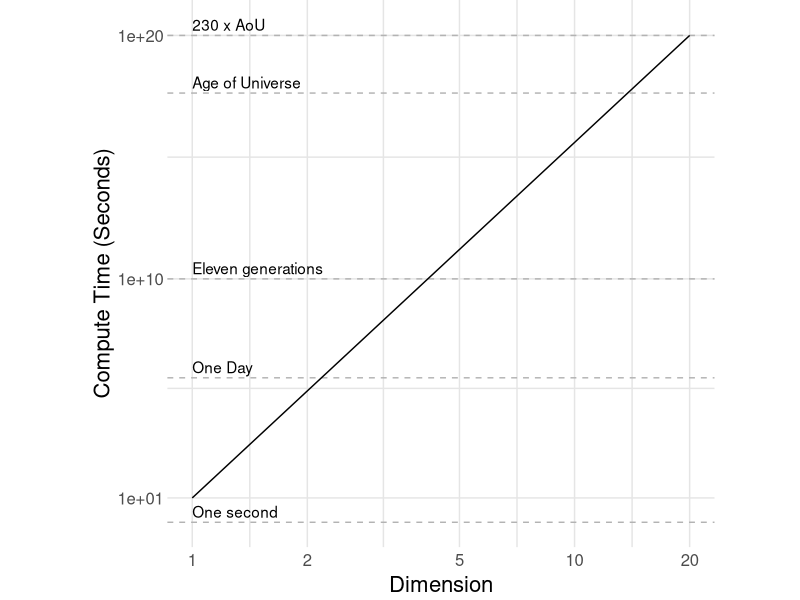
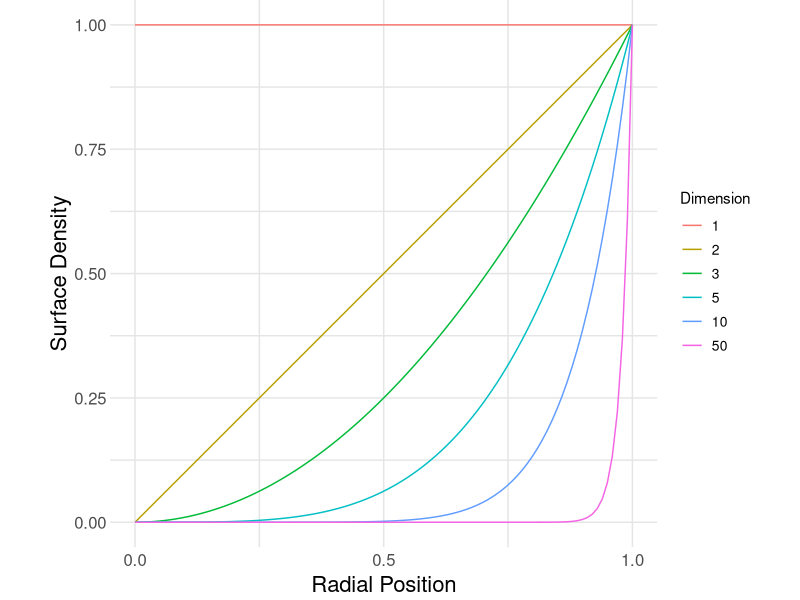
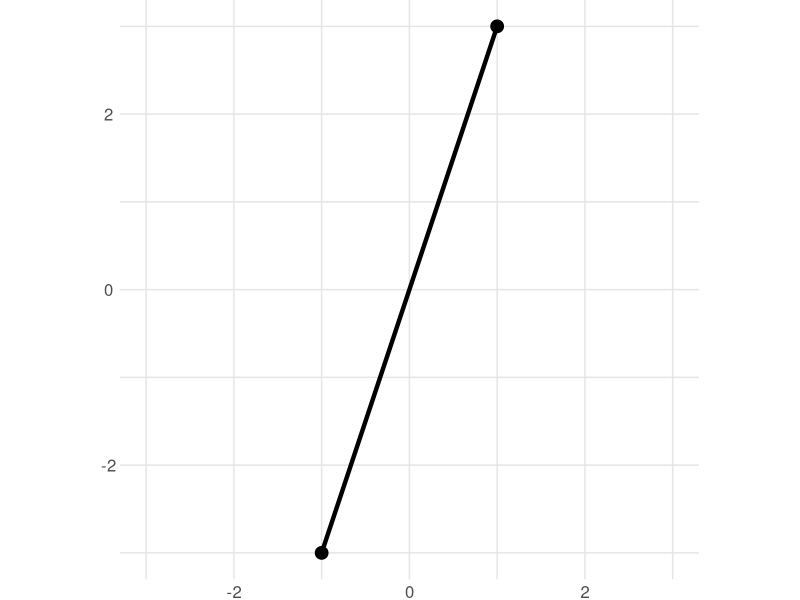
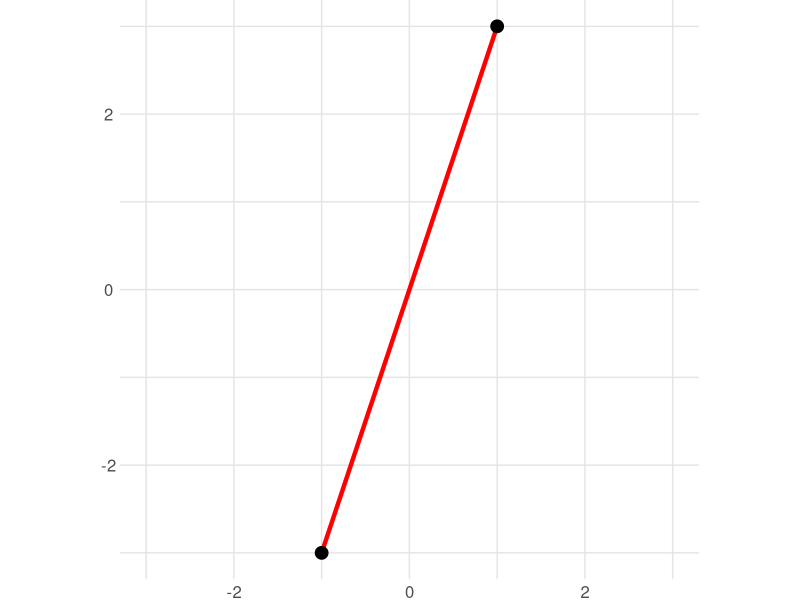
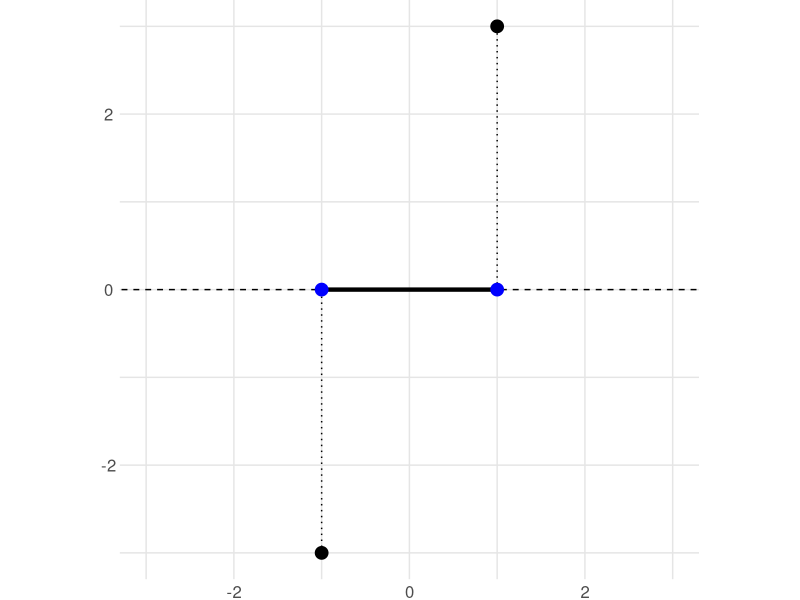
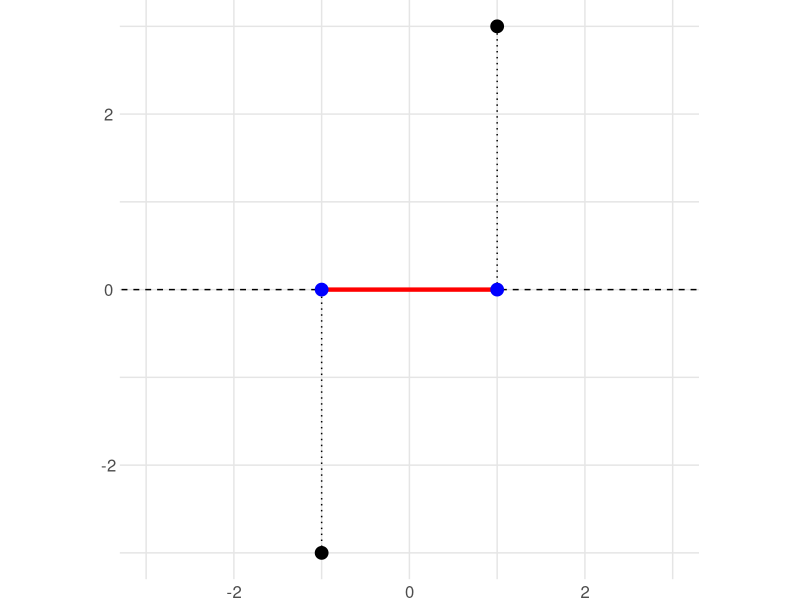
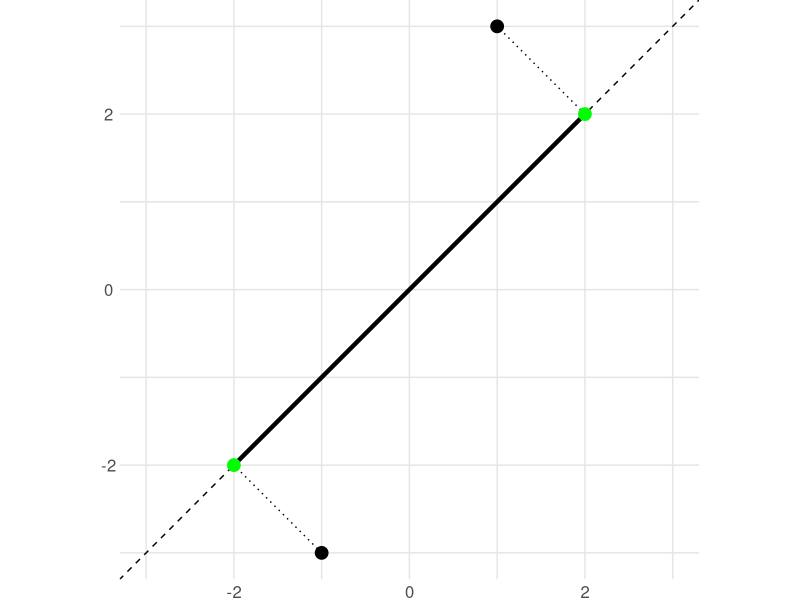
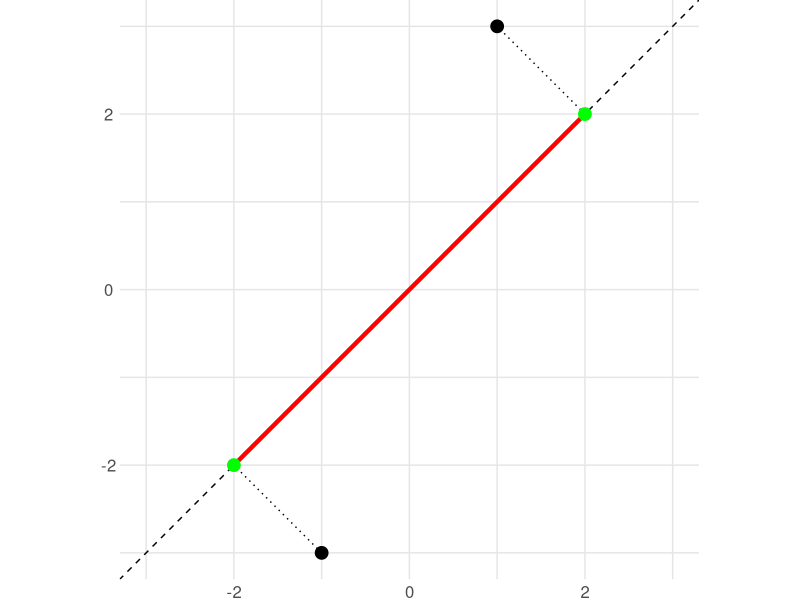

Here is the R script that generated these plots, in order:
## ---- chunk 1
library(tidyverse)

## Script parameters ---------------------------------------------------
ext <- ".eps"
asp_ratio <- 4 / 4
img_width <- 5
img_height <- img_width * asp_ratio

## Helper functions ----------------------------------------------------
base_breaks <- function(n = 10){
    function(x) {
        axisTicks(log10(range(x, na.rm = TRUE)), log = TRUE, n = n)
    }
}

## Custom save function
mysave <- function(name) {
    ggsave(
        filename = str_c("../slides/images/", name, ext),
        height = img_height,
        width = img_width,
        units = "in"
    )
}
## Common theme settings
theme_common <- function() {
  theme_minimal() %+replace%
  theme(
    axis.text.x = element_text(size = 12),
    axis.text.y = element_text(size = 12),
    axis.title.x = element_text(margin = margin(4, 4, 4, 4), size = 16),
    axis.title.y = element_text(margin = margin(4, 4, 4, 4), size = 16, angle = 90),

    aspect.ratio = 1 / 1,

    plot.margin   = unit(c(t = +0, b = +0, r = +0, l = +0), "cm"),
    panel.spacing = unit(c(t = +0, b = +0, r = +0, l = +0), "cm"),

    legend.text = element_text(size = 10),

    panel.grid.major = element_line(color = "grey90"),
    panel.grid.minor = element_line(color = "grey90")
  )
}
## ---- chunk 2
df_comment <-
    tribble(
        ~time, ~comment,
        1.0e+0,  "One second",
        8.6e+5,  "One Day",
        1.0e+10, "Eleven generations",
        4.3e+17, "Age of Universe",
        1.0e+20, "230 x AoU"
    )

df_dim <-
    tibble(dimension = c(1, 20)) %>%
    mutate(time = 10 ^ dimension)

df_dim %>%
    ggplot(aes(y = time)) +
    geom_hline(
        data = df_comment,
        aes(yintercept = time),
        linetype = 2,
        color = "grey70"
    ) +
    geom_text(
        data = df_comment,
        aes(x = 1, label = comment),
        nudge_y = 1.0,
        hjust = 0
    ) +
    geom_line(aes(x = dimension)) +
    scale_x_continuous(trans = scales::log_trans(), breaks = base_breaks()) +
    scale_y_continuous(
        trans = scales::log_trans(),
        breaks = c(1e1, 1e10, 1e20)
    ) +
    theme_common() +
    labs(
        x = "Dimension",
        y = "Compute Time (Seconds)"
    )

mysave("dimensionality")
## ---- chunk 3

## ---- chunk 4
dim_seq <- c(1, 2, 3, 5, 10, 50)
R_seq <- seq(0, 1, length = 100)

df_surf <-
    map_dfr(
        dim_seq,
        function(d) {tibble(
                         d = d,
                         rho = R_seq ^ (d - 1),
                         r = R_seq
                     )}
    )

df_surf %>%
    ggplot(aes(r, rho, color = as.factor(d))) +
    geom_line() +
    scale_x_continuous(breaks = c(0, 1/2, 1)) +
    scale_color_discrete(name = "Dimension") +
    theme_common() +
    labs(
        x = "Radial Position",
        y = "Surface Density"
    )

mysave("surface_density")
## ---- chunk 5
df_proj <-
    tribble(
        ~x, ~y, ~proj,
        +1, +3, 0L,
        +1, +0, 1L,
        +2, +2, 2L,
        -2, -2, 2L,
        -1, -0, 1L,
        -1, -3, 0L
    )

proj_col <-
    c(
        "0" = "black",
        "1" = "blue",
        "2" = "green"
    )
## ---- chunk 6
## Base plot
df_proj %>%
    filter(proj == 0) %>%
    ggplot(aes(x, y)) +
    geom_segment(
        aes(xend = lag(x), yend = lag(y)),
        size = 1.5,
        color = "black"
    ) +
    geom_point(aes(color = as.character(proj)), size = 4) +
    scale_x_continuous(
        limits = c(-3, +3)
    ) +
    scale_y_continuous(
        limits = c(-3, +3)
    ) +
    theme_common() +
    theme(legend.position = "none") +
    scale_color_manual(values = proj_col) +
    labs(
        x = NULL,
        y = NULL
    )

mysave("proj0")

## Alert version
df_proj %>%
    filter(proj == 0) %>%
    ggplot(aes(x, y)) +
    geom_segment(
        aes(xend = lag(x), yend = lag(y)),
        size = 1.5,
        color = "red"
    ) +
    geom_point(aes(color = as.character(proj)), size = 4) +
    scale_x_continuous(
        limits = c(-3, +3)
    ) +
    scale_y_continuous(
        limits = c(-3, +3)
    ) +
    theme_common() +
    theme(legend.position = "none") +
    scale_color_manual(values = proj_col) +
    labs(
        x = NULL,
        y = NULL
    )

mysave("proj0_alert")
## ---- chunk 7
## First projection
df_proj %>%
    filter(proj != 2) %>%
    ggplot(aes(x, y)) +
    geom_abline(slope = 0, intercept = 0, linetype = 2) +
    geom_segment(
        data = df_proj %>% filter(proj != 2, x > 0),
        mapping = aes(xend = lag(x), yend = lag(y)),
        linetype = 3
    ) +
    geom_segment(
        data = df_proj %>% filter(proj != 2, x < 0),
        mapping = aes(xend = lag(x), yend = lag(y)),
        linetype = 3
    ) +
    geom_segment(
        data = df_proj %>% filter(proj == 1),
        mapping = aes(xend = lag(x), yend = lag(y)),
        linetype = 1,
        size = 1.5
    ) +
    geom_point(aes(color = as.character(proj)), size = 4) +
    scale_x_continuous(
        limits = c(-3, +3)
    ) +
    scale_y_continuous(
        limits = c(-3, +3)
    ) +
    theme_common() +
    theme(legend.position = "none") +
    scale_color_manual(values = proj_col) +
    labs(
        x = NULL,
        y = NULL
    )

mysave("proj1")

## Alert version
df_proj %>%
    filter(proj != 2) %>%
    ggplot(aes(x, y)) +
    geom_abline(slope = 0, intercept = 0, linetype = 2) +
    geom_segment(
        data = df_proj %>% filter(proj != 2, x > 0),
        mapping = aes(xend = lag(x), yend = lag(y)),
        linetype = 3
    ) +
    geom_segment(
        data = df_proj %>% filter(proj != 2, x < 0),
        mapping = aes(xend = lag(x), yend = lag(y)),
        linetype = 3
    ) +
    geom_segment(
        data = df_proj %>% filter(proj == 1),
        mapping = aes(xend = lag(x), yend = lag(y)),
        linetype = 1,
        size = 1.5,
        color = "red"
    ) +
    geom_point(aes(color = as.character(proj)), size = 4) +
    scale_x_continuous(
        limits = c(-3, +3)
    ) +
    scale_y_continuous(
        limits = c(-3, +3)
    ) +
    theme_common() +
    theme(legend.position = "none") +
    scale_color_manual(values = proj_col) +
    labs(
        x = NULL,
        y = NULL
    )

mysave("proj1_alert")
## ---- chunk 8
## First projection
df_proj %>%
    filter(proj != 1) %>%
    ggplot(aes(x, y)) +
    geom_abline(slope = 1, intercept = 0, linetype = 2) +
    geom_segment(
        data = df_proj %>% filter(proj != 1, x > 0),
        mapping = aes(xend = lag(x), yend = lag(y)),
        linetype = 3
    ) +
    geom_segment(
        data = df_proj %>% filter(proj != 1, x < 0),
        mapping = aes(xend = lag(x), yend = lag(y)),
        linetype = 3
    ) +
    geom_segment(
        data = df_proj %>% filter(proj == 2),
        mapping = aes(xend = lag(x), yend = lag(y)),
        linetype = 1,
        size = 1.5
    ) +
    geom_point(aes(color = as.character(proj)), size = 4) +
    scale_x_continuous(
        limits = c(-3, +3)
    ) +
    scale_y_continuous(
        limits = c(-3, +3)
    ) +
    theme_common() +
    theme(legend.position = "none") +
    scale_color_manual(values = proj_col) +
    labs(
        x = NULL,
        y = NULL
    )

mysave("proj2")

## Alert version
df_proj %>%
    filter(proj != 1) %>%
    ggplot(aes(x, y)) +
    geom_abline(slope = 1, intercept = 0, linetype = 2) +
    geom_segment(
        data = df_proj %>% filter(proj != 1, x > 0),
        mapping = aes(xend = lag(x), yend = lag(y)),
        linetype = 3
    ) +
    geom_segment(
        data = df_proj %>% filter(proj != 1, x < 0),
        mapping = aes(xend = lag(x), yend = lag(y)),
        linetype = 3
    ) +
    geom_segment(
        data = df_proj %>% filter(proj == 2),
        mapping = aes(xend = lag(x), yend = lag(y)),
        linetype = 1,
        size = 1.5,
        color = "red"
    ) +
    geom_point(aes(color = as.character(proj)), size = 4) +
    scale_x_continuous(
        limits = c(-3, +3)
    ) +
    scale_y_continuous(
        limits = c(-3, +3)
    ) +
    theme_common() +
    theme(legend.position = "none") +
    scale_color_manual(values = proj_col) +
    labs(
        x = NULL,
        y = NULL
    )

mysave("proj2_alert")
